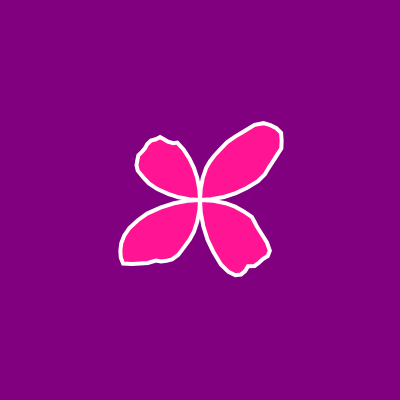
Frame 1 (no input)
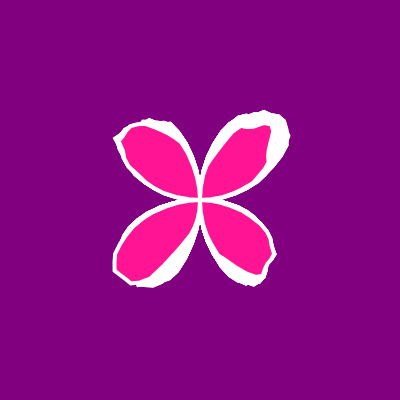
Frame 60 (no input)
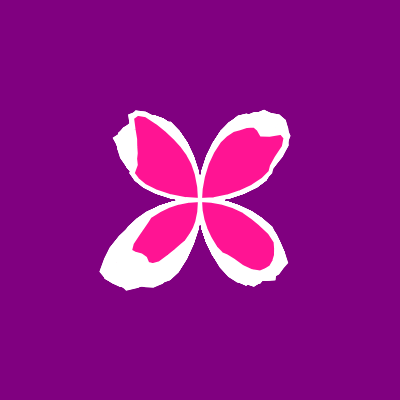
Frame 120 (the mouse pressed at the canvas centre since frame 60)

The p5.js sketch that drew these frames (run headless with seeded random() and noise() and a simulated clock; from frame 60 on, the mouse is pressed at the canvas centre):

// p5.js sketch
// ── sketch.js
let lastSpeed = 0;
let yoff = 0
let dy = 0.03;

let resetBackground = true;

// function addSlider(variable, min, max, val, step, text)

function setup() {
  createCanvas(400, 400);
  background("purple");
  translate(width/2,height/2);
  let resetBackgroundBtn = createButton("reset drawing");
  addSlider("speed", 0, 0.1, dy, 0.01, "Speed: #");    resetBackgroundBtn.mousePressed(()=>resetBackground=true);
  lastSpeed = vars["speed"];
}

function draw() {
  let startAngle = 0;
  let endAngle = 2*PI;
  let angleStep = 2*PI/100;
  let dx = 0.1;
  let speedChanged = lastSpeed != vars["speed"];
  if (speedChanged) {
    resetBackground = true;
    lastSpeed = vars["speed"];
    dy = vars["speed"];
  }
  
  if (resetBackground) {
    background("purple");
    resetBackground = false;
  }

  translate(width/2,height/2);
  stroke(255);
  fill("deeppink");
  strokeWeight(4);
  beginShape();
  let xoff = 0;
  for (let a = startAngle; a <= endAngle; a+=angleStep) {
    let n = noise(xoff, yoff);
    let rNoise = map(n, 0, 1, 50, 150);
    let r = eq(a)* rNoise;
    let x = r * cos(a);
    let y = r * sin(a);
    vertex(x,y);
    xoff += dx;
    
  }
  endShape();
  yoff += dy;
  
}

function eq(theta) {
  let r = sin(2*theta);
  return r
}
// ── sliderLib.js
let vars = {};
function addSlider(variable, min, max, val, step, text, numDigits, parent) {
  if (parent === undefined) {
    parent = createDiv();
  }
  if (numDigits === undefined) {
    numDigits = 2;
  }
  let label = createSpan(text.replace("#", val.toFixed(numDigits)));  
  let slider = createSlider(min, max, val, step);

  createElement("br");
  
  let onInput = () => {
    vars[variable] = slider.value();
    label.html(text.replace("#", slider.value().toFixed(numDigits)));
    background(245);
    stroke(vars.r, vars.g, vars.z, vars.o); 
  };
  
  slider.input(onInput);
  
  vars[variable] = val;
}
